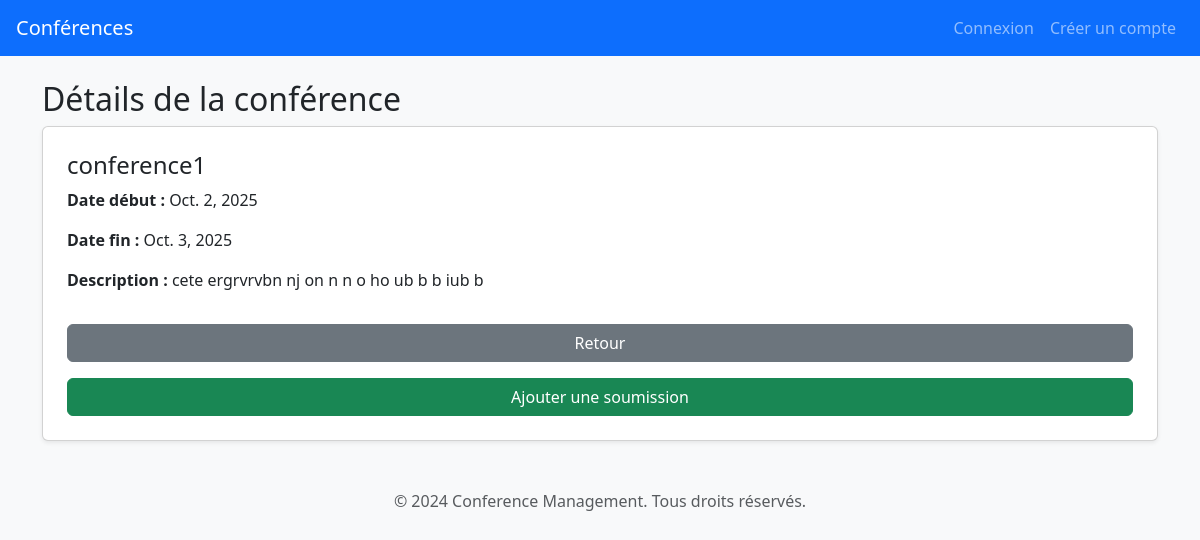
Screenshot of /Conference/detail/1/ with the database file from the repository.
### ConferenceApp/models.py (models this page shows, shortened)
class Conference(models.Model):
    conference_id=models.AutoField(primary_key=True)
    name=models.CharField(max_length=255)
    description=models.CharField(max_length=255,validators=[MinLengthValidator(30,"la description doit contenir au moins 3 caractere")])
    THEME = [
        ("CS&IA","Computer Science and IA"),
        ("SE","Science and eng")
    ]
    theme=models.CharField(max_length=255,choices=THEME)
    start_date=models.DateField()
    end_date=models.DateField()
    created_at=models.DateTimeField(auto_now_add=True)
    updated_at=models.DateTimeField(auto_now=True)

### ConferenceApp/views.py (the view)
# urls.py: path("detail/<int:pk>/", views.ConferenceDetails.as_view(), name="conference_detail"),
class ConferenceDetails(DetailView):
    model = Conference
    template_name = "conference_detail.html"  # ← corrigé
    context_object_name = "conference"

### template/conference_detail.html
{% extends 'base.html' %}
{% block content %}
<h2>Détails de la conférence</h2>
<div class="card p-4 shadow-sm">
    <h4>{{ conference.name }}</h4>
    <p><strong>Date début :</strong> {{ conference.start_date }}</p>
    <p><strong>Date fin :</strong> {{ conference.end_date }}</p>
    <p><strong>Description :</strong> {{ conference.description }}</p>
    <a href="{% url 'conference_liste' %}" class="btn btn-secondary mt-3">Retour</a>
<a href="{% url 'submission_create' conference.pk %}" class="btn btn-success mt-3">Ajouter une soumission</a>
</div>
{% endblock %}

### rows the page displays
Conference: name "conference1", start_date "Oct. 2, 2025", end_date "Oct. 3, 2025", description "cete ergrvrvbn nj on n n o ho ub b b iub b"
